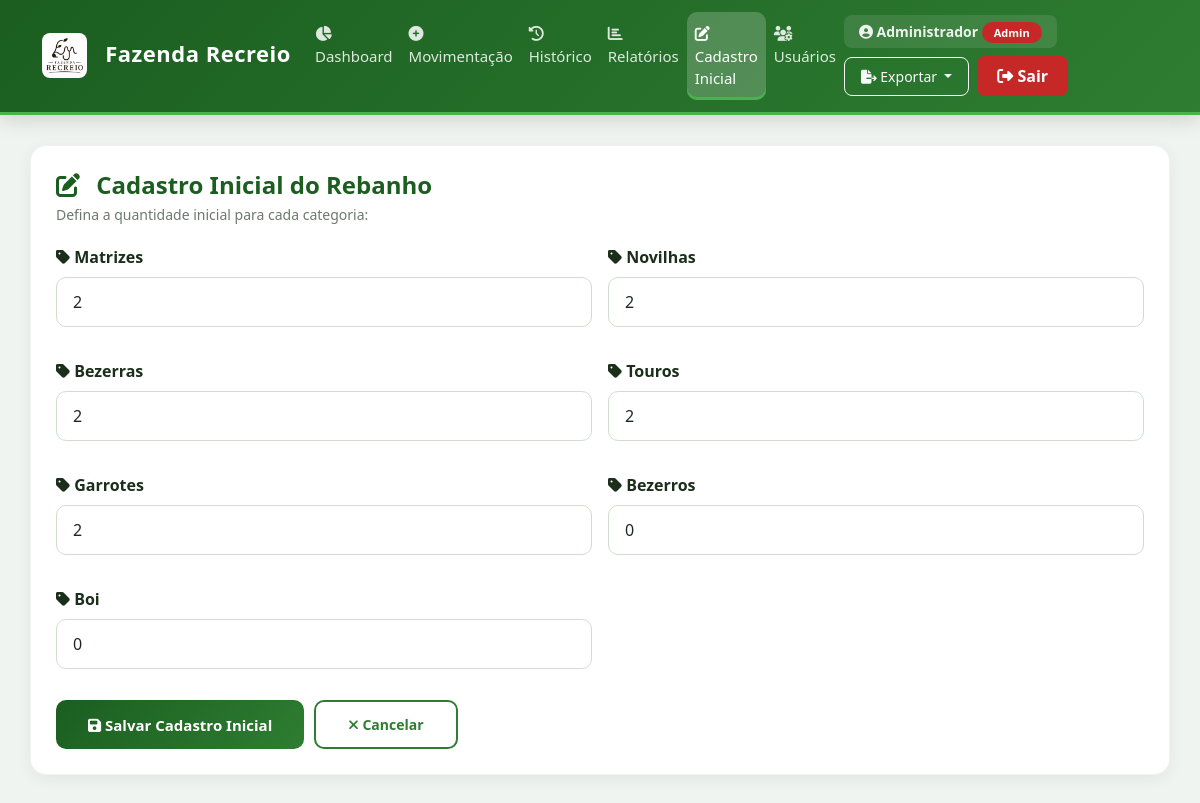
/cadastro_inicial (signed in), run on the app's committed database.
### tables this page shows
CREATE TABLE categorias (
        id INTEGER PRIMARY KEY AUTOINCREMENT,
        nome TEXT,
        quantidade INTEGER DEFAULT 0
    );

### app.py (the view, shortened to what this page needs)
@app.route("/cadastro_inicial", methods=["GET", "POST"])
@admin_required
def cadastro_inicial():
    conn = connect()
    cursor = conn.cursor()
    cursor.execute("SELECT nome, quantidade FROM categorias ORDER BY id")
    dados = cursor.fetchall()
    conn.close()
    return render_template("cadastro_inicial.html", dados=dados)

### app.py (called while the page is built)
def admin_required(f):
    @wraps(f)
    def decorated_function(*args, **kwargs):
        if 'usuario' not in session:
            flash('Por favor, faça login para acessar esta página.', 'warning')
            return redirect(url_for('login'))
        if session.get('tipo') != 'admin':
            flash('Acesso negado. Área restrita ao administrador.', 'danger')
            return redirect(url_for('dashboard'))
        return f(*args, **kwargs)
    return decorated_function

### database.py (called while the page is built)
def connect():
    import time
    for tentativa in range(5):
        try:
            conn = sqlite3.connect(DB_NAME, timeout=30)
            conn.execute("PRAGMA journal_mode=WAL")
            conn.execute("PRAGMA busy_timeout = 30000")
            conn.execute("PRAGMA synchronous = NORMAL")
            return conn
        except sqlite3.OperationalError as e:
            if "database is locked" in str(e) and tentativa < 4:
                print(f"⏳ Banco bloqueado, tentando novamente ({tentativa+1}/5)...")
                time.sleep(2)
            else:
                raise e
    raise sqlite3.OperationalError("Database is locked after multiple attempts")

### templates/cadastro_inicial.html
{% extends "base.html" %}
{% block content %}
<div class="card-dashboard">
    <h2><i class="fas fa-edit" style="color: #1B5E20;"></i> Cadastro Inicial do Rebanho</h2>
    <p class="subtitle">Defina a quantidade inicial para cada categoria:</p>
    <form method="POST">
        <div class="row g-3">
            {% for categoria, quantidade in dados %}
            <div class="col-md-6">
                <div class="mb-3">
                    <label class="form-label" style="font-weight: 600;">
                        <i class="fas fa-tag"></i> {{ categoria }}
                    </label>
                    <input
                        class="form-control"
                        type="number"
                        name="{{ categoria }}"
                        value="{{ quantidade }}"
                        min="0"
                        required
                        style="border-radius: 10px; padding: 12px 16px; border: 1px solid #d0ddd0; font-size: 16px;">
                </div>
            </div>
            {% endfor %}
        </div>
        <div style="display: flex; gap: 10px; flex-wrap: wrap; margin-top: 15px;">
            <button type="submit" class="btn-primary-custom" style="padding: 12px 32px;">
                <i class="fas fa-save"></i> Salvar Cadastro Inicial
            </button>
            <a href="/" class="btn-outline-custom" style="padding: 12px 32px; text-decoration: none;">
                <i class="fas fa-times"></i> Cancelar
            </a>
        </div>
    </form>
</div>
{% endblock %}

### static/css/style.css (style rules this page uses)
* { margin: 0; padding: 0; box-sizing: border-box; }
body { font-family: 'Segoe UI', 'Roboto', Arial, sans-serif; background: #f0f4f0; color: #1a2e1a; min-height: 100vh; }
.card-dashboard { background: white; border-radius: 16px; padding: 25px; box-shadow: 0 4px 15px rgba(0, 0, 0, 0.06); margin-bottom: 25px; transition: all 0.3s ease; border: 1px solid rgba(46, 125, 50, 0.08); }
.card-dashboard h2 { color: #1B5E20; font-weight: 700; font-size: 24px; margin-bottom: 5px; }
.card-dashboard h2 i { margin-right: 10px; }
.card-dashboard .subtitle { color: #6b7a6b; font-size: 14px; margin-bottom: 20px; }
.btn-primary-custom { background: linear-gradient(135deg, #1B5E20, #2E7D32); color: white; border: none; padding: 10px 24px; border-radius: 10px; font-weight: 600; font-size: 15px; transition: all 0.3s ease; cursor: pointer; }
.btn-outline-custom { background: transparent; color: #2E7D32; border: 2px solid #2E7D32; padding: 8px 20px; border-radius: 10px; font-weight: 600; font-size: 14px; transition: all 0.3s ease; cursor: pointer; }
.mb-3 { margin-bottom: 15px; }

### data on the page
categorias: nome "Matrizes", Matrizes "2"
categorias: nome "Novilhas", Novilhas "2"
categorias: nome "Bezerras", Bezerras "2"
categorias: nome "Touros", Touros "2"
categorias: nome "Garrotes", Garrotes "2"
categorias: nome "Bezerros", Bezerros "0"
categorias: nome "Boi", Boi "0"

### other printed values
{{ session.get('nome', 'Usuário') }} "Administrador"
